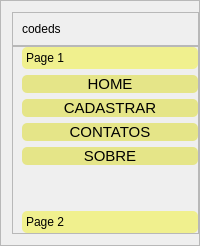
     <widget class="QFrame" name="left_frame">
      <property name="maximumSize">
       <size>
        <width>200</width>
        <height>16777215</height>
       </size>
      </property>
      <property name="styleSheet">
       <string notr="true"/>
      </property>
      <property name="frameShape">
       <enum>QFrame::StyledPanel</enum>
      </property>
      <property name="frameShadow">
       <enum>QFrame::Raised</enum>
      </property>
      <layout class="QVBoxLayout" name="verticalLayout_2">
       <property name="spacing">
        <number>0</number>
       </property>
       <property name="rightMargin">
        <number>0</number>
       </property>
       <item>
        <widget class="QFrame" name="frame_2">
         <property name="styleSheet">
          <string notr="true"/>
         </property>
         <property name="frameShape">
          <enum>QFrame::StyledPanel</enum>
         </property>
         <property name="frameShadow">
          <enum>QFrame::Raised</enum>
         </property>
         <layout class="QVBoxLayout" name="verticalLayout_3">
          <property name="spacing">
           <number>0</number>
          </property>
          <property name="rightMargin">
           <number>0</number>
          </property>
          <item>
           <widget class="QLabel" name="label_3">
            <property name="text">
             <string>codeds</string>
            </property>
           </widget>
          </item>
         </layout>
        </widget>
       </item>
       <item>
        <widget class="QFrame" name="frame_3">
         <property name="styleSheet">
          <string notr="true">QFrame{

	

}

QToolBox{

	text-align:left;
	rgb(240, 240, 142)
	
}

QToolBox::tab{
	border-radius: 5px;
	
	background-color: rgb(240, 240, 142);
	text-align: left;
}</string>
         </property>
         <property name="frameShape">
          <enum>QFrame::StyledPanel</enum>
         </property>
         <property name="frameShadow">
          <enum>QFrame::Raised</enum>
         </property>
         <layout class="QVBoxLayout" name="verticalLayout_4">
          <property name="spacing">
           <number>0</number>
          </property>
          <property name="topMargin">
           <number>0</number>
          </property>
          <property name="rightMargin">
           <number>0</number>
          </property>
          <property name="bottomMargin">
           <number>0</number>
          </property>
          <item>
           <widget class="QToolBox" name="toolBox">
            <property name="styleSheet">
             <string notr="true">QPushButton:hover{
	
	
	background-color: rgb(204, 204, 121);
	border-top-left-radius:15px
}

QPushButton{
	
	background-color: rgb(229, 229, 136);
}</string>
            </property>
            <property name="currentIndex">
             <number>0</number>
            </property>
            <widget class="QWidget" name="page">
             <property name="geometry">
              <rect>
               <x>0</x>
               <y>0</y>
               <width>182</width>
               <height>711</height>
              </rect>
             </property>
             <property name="styleSheet">
              <string notr="true"/>
             </property>
             <attribute name="label">
              <string>Page 1</string>
             </attribute>
             <layout class="QVBoxLayout" name="verticalLayout_5">
              <property name="leftMargin">
               <number>0</number>
              </property>
              <property name="topMargin">
               <number>0</number>
              </property>
              <property name="rightMargin">
               <number>0</number>
              </property>
              <property name="bottomMargin">
               <number>0</number>
              </property>
              <item>
               <widget class="QPushButton" name="btn_home">
                <property name="sizeIncrement">
                 <size>
                  <width>0</width>
                  <height>30</height>
                 </size>
                </property>
                <property name="baseSize">
                 <size>
                  <width>0</width>
                  <height>30</height>
                 </size>
                </property>
                <property name="font">
                 <font>
                  <pointsize>11</pointsize>
                 </font>
                </property>
                <property name="cursor">
                 <cursorShape>PointingHandCursor</cursorShape>
                </property>
                <property name="styleSheet">
                 <string notr="true">border-radius: 5px;</string>
                </property>
                <property name="text">
                 <string>HOME</string>
                </property>
               </widget>
              </item>
              <item>
               <widget class="QPushButton" name="btn_cadastrar">
                <property name="baseSize">
                 <size>
                  <width>0</width>
                  <height>30</height>
                 </size>
                </property>
                <property name="font">
                 <font>
                  <pointsize>11</pointsize>
                 </font>
                </property>
                <property name="cursor">
                 <cursorShape>PointingHandCursor</cursorShape>
                </property>
                <property name="styleSheet">
                 <string notr="true">border-radius: 5px;</string>
                </property>
                <property name="text">
                 <string>CADASTRAR</string>
                </property>
               </widget>
              </item>
              <item>
               <widget class="QPushButton" name="btn_contratos">
                <property name="baseSize">
                 <size>
                  <width>0</width>
                  <height>30</height>
                 </size>
                </property>
                <property name="font">
                 <font>
                  <pointsize>11</pointsize>
                 </font>
                </property>
                <property name="cursor">
                 <cursorShape>PointingHandCursor</cursorShape>
                </property>
                <property name="styleSheet">
                 <string notr="true">border-radius: 5px;</string>
                </property>
                <property name="text">
                 <string>CONTATOS</string>
                </property>
               </widget>
              </item>
              <item>
               <widget class="QPushButton" name="btn_contato">
                <property name="baseSize">
                 <size>
                  <width>0</width>
                  <height>30</height>
                 </size>
                </property>
                <property name="font">
                 <font>
                  <pointsize>11</pointsize>
                 </font>
                </property>
                <property name="cursor">
                 <cursorShape>PointingHandCursor</cursorShape>
                </property>
                <property name="styleSheet">
                 <string notr="true">border-radius: 5px;</string>
                </property>
                <property name="text">
                 <string>SOBRE</string>
                </property>
               </widget>
              </item>
              <item>
               <spacer name="verticalSpacer">
                <property name="orientation">
                 <enum>Qt::Vertical</enum>
                </property>
                <property name="sizeHint" stdset="0">
                 <size>
                  <width>20</width>
                  <height>40</height>
                 </size>
                </property>
               </spacer>
              </item>
             </layout>
            </widget>
            <widget class="QWidget" name="page_2">
             <property name="geometry">
              <rect>
               <x>0</x>
               <y>0</y>
               <width>182</width>
               <height>711</height>
              </rect>
             </property>
             <attribute name="label">
              <string>Page 2</string>
             </attribute>
             <layout class="QHBoxLayout" name="horizontalLayout_3">
              <property name="spacing">
               <number>0</number>
              </property>
              <property name="rightMargin">
               <number>0</number>
              </property>
              <item>
               <widget class="QTextEdit" name="textEdit"/>
              </item>
             </layout>
            </widget>
           </widget>
          </item>
         </layout>
        </widget>
       </item>
      </layout>
     </widget>
